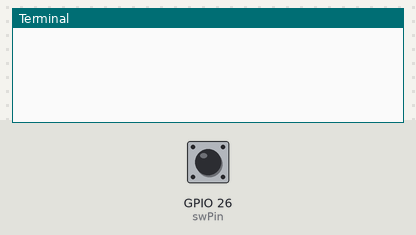
This program was run on a simulated Raspberry Pi (BCM pin numbers). On the bench: the last lines printed to the terminal. Inputs (shaded band) come from the test bench; at power-on: GPIO 26 (swPin) LOW. The clock reads 2024-03-15 10:24:30 at power-on unless the program sets it; the camera gives no picture and a still takes 0.5 s.

Above: at 1.2 s.
1.3 s: GPIO 26 (swPin) pulled HIGH for 0.25 s
At 1.9 s:
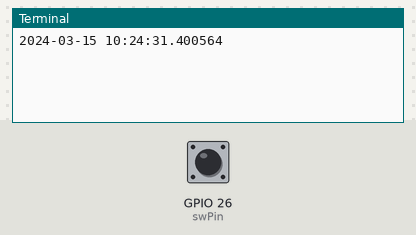
3.0 s: GPIO 26 (swPin) pulled HIGH for 1 s
At 4.9 s:
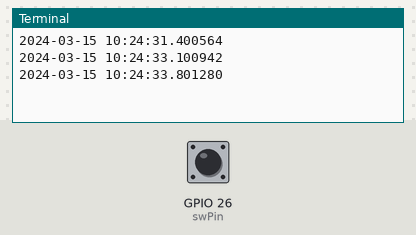
5.5 s: GPIO 26 (swPin) pulled HIGH for 0.25 s
At 6.2 s:
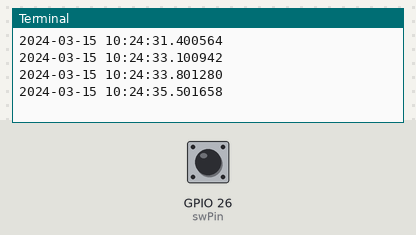
Timing chart, 0 to 8.5 s (numbered marks = the images above; inputs shaded):
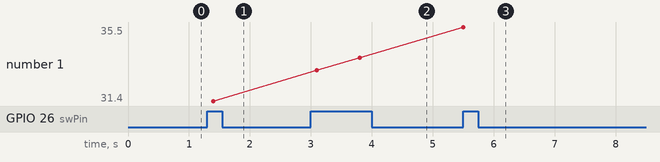

The program:

cam04.py
```python
from picamera2 import Picamera2
import RPi.GPIO as GPIO
import time
import datetime

swPin = 26

oldSw = 0
newSw = 0

picam2 = Picamera2()
camera_config = picam2.create_preview_configuration()
picam2.configure(camera_config)
picam2.start()

GPIO.setmode(GPIO.BCM)
GPIO.setup(swPin, GPIO.IN)

try:
	while True:
		if GPIO.input(swPin) == True:
			now = datetime.datetime.now()
			print(now)
			fileName = now.strftime("%Y-%m-%d %H:%M:%S")
			picam2.capture_file(fileName + ".jpg")

		time.sleep(0.2)

except KeyboardInterrupt:
	GPIO.cleanup()
```

Measured:
- after the input at 1.3 s, the terminal: prints a new line after 0.10 s (image 1)
- after the input at 3.0 s, the terminal: prints a new line after 0.10 s (image 2)
- after the input at 5.5 s, the terminal: prints a new line at once (image 3)
- plotted number 1: 31.4 → 33.8 after the input at 3.0 s, 33.8 → 35.5 after the input at 5.5 s
